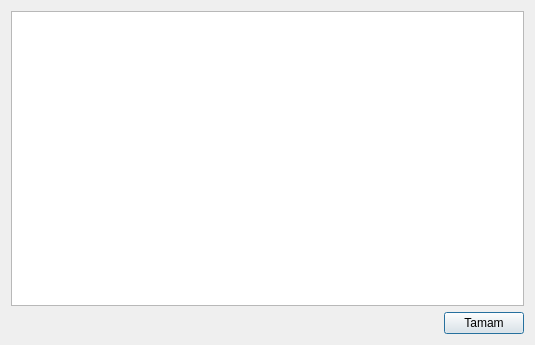
<?xml version="1.0" encoding="UTF-8"?>
<ui version="4.0">
 <class>hesapekle</class>
 <widget class="QDialog" name="hesapekle">
  <property name="geometry">
   <rect>
    <x>0</x>
    <y>0</y>
    <width>535</width>
    <height>345</height>
   </rect>
  </property>
  <property name="windowTitle">
   <string>Dialog</string>
  </property>
  <layout class="QGridLayout" name="gridLayout">
   <item row="0" column="0" colspan="2">
    <widget class="QTableWidget" name="tableWidget"/>
   </item>
   <item row="1" column="1">
    <widget class="QPushButton" name="btnTamam">
     <property name="text">
      <string>Tamam</string>
     </property>
    </widget>
   </item>
   <item row="1" column="0">
    <spacer name="horizontalSpacer">
     <property name="orientation">
      <enum>Qt::Horizontal</enum>
     </property>
     <property name="sizeHint" stdset="0">
      <size>
       <width>40</width>
       <height>20</height>
      </size>
     </property>
    </spacer>
   </item>
  </layout>
 </widget>
 <resources/>
 <connections/>
</ui>
